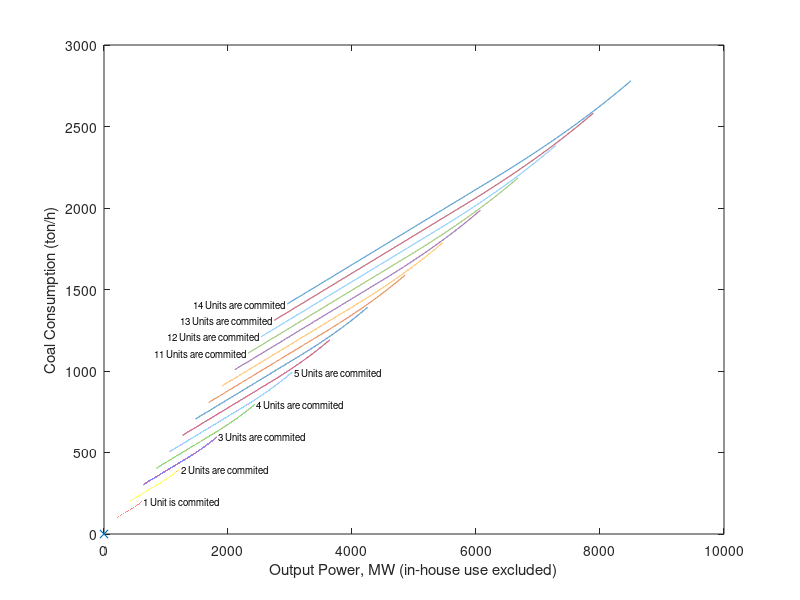

Recreate this plot in MATLAB. (Note: this script raises an error after producing the figure.)
clear
close all
clc
format compact

coal_nameplate = 660; % [MW]

coal_num = 14; % 14 units

dx = 10000;
u_coal_unit = linspace(0.4,1,dx) * coal_nameplate;
v_coal_unit = u_coal_unit-0.08*coal_nameplate;
f_coal_unit = (266*linspace(0.4,1,dx).^2 -507*linspace(0.4,1,dx) + 542).*linspace(0.4,1,dx)*coal_nameplate/1e3; % [ton/h]
u_min = min(u_coal_unit);
v_min = min(v_coal_unit);
f_min = min(f_coal_unit);


%% ========================================================================
% 211.2~8500.8MW -> round to 220-8500MW
v_range = 220:0.1:8500; % [1x82801]
u_table = nan*ones(coal_num, coal_num, length(v_range)); % [14 units]x[cmt]x[pwr range]
v_table = nan*ones(coal_num, coal_num, length(v_range)); % [14 units]x[cmt]x[pwr range]
f_table = nan*ones(coal_num, coal_num, length(v_range)); % [14 units]x[cmt]x[pwr range]
f_table_sum = nan*ones(coal_num, length(v_range)); % [cmt]x[pwr range]

% ====================
% No unit
figure(3); clf; hold on; box on; % Fuel consumption
plot(0, 0, 'x');
xlabel('Output Power, MW (in-house use excluded)');
ylabel('Coal Consumption (ton/h)');

% ====================
% One unit
n = 1;
u1_extended = interp1(v_coal_unit, u_coal_unit, v_range); % [1x24]
u_table(n,n,:) =  u1_extended;
v1_extended = interp1(v_coal_unit, v_coal_unit, v_range);
v_table(n,n,:) =  v1_extended;
f1_extended = interp1(v_coal_unit, f_coal_unit, v_range);
f_table(n,n,:) =  f1_extended;
f_table_sum(n,:) = f_table(n,n,:);
for nn = 2:coal_num
u_table(nn,n,:) =  0;
v_table(nn,n,:) =  0;
f_table(nn,n,:) =  0;
end

figure(3);
plot(v_coal_unit, f_coal_unit);
text(v_coal_unit(end), f_coal_unit(end), ' 1 Unit is commited', 'fontsize', 7);

% ====================
% Multiple units
tic;
for n = 2:coal_num
    v_long = v_coal_unit*n;

    u = ones(n,dx) * u_min;
    v = ones(n,dx) * v_min;
    f = ones(n,dx) * f_min;
    
    u_extended = zeros(n,n,dx);
    v_extended = zeros(n,n,dx);
    f_extended = zeros(n,n,dx);
    u_sum = zeros(n, dx);
    v_sum = zeros(n, dx);
    f_sum = zeros(n, dx);
    for cmt = 1:n
        u(cmt,:) = u_coal_unit;
        v(cmt,:) = v_coal_unit;
        f(cmt,:) = f_coal_unit;
        
        u_sum(cmt,:) = sum(u);
        v_sum(cmt,:) = sum(v);
        f_sum(cmt,:) = sum(f);
        for nn = 1:n
            u_extended(nn,cmt,:) = interp1(v_sum(cmt,:),u(nn,:),v_long);
            v_extended(nn,cmt,:) = interp1(v_sum(cmt,:),v(nn,:),v_long);
            f_extended(nn,cmt,:) = interp1(v_sum(cmt,:),f(nn,:),v_long);
        end
    end
    f_combined = squeeze(sum(f_extended));
    [value, id_row] = min(f_combined);
    opt_f_sum = value; % [1]x[dx]
    f_sum_extended = interp1(v_long, opt_f_sum, v_range);
    f_table_sum(n,:) = f_sum_extended;

    id_col = 1:length(id_row);
    id = sub2ind([n,dx], id_row, id_col);
    opt_u = zeros(n,dx);
    opt_v = zeros(n,dx);
    opt_f = zeros(n,dx);
    for nn = 1:n
        u1_extended = squeeze(u_extended(nn,:,:));
        opt_u(nn,:) = u1_extended(id);
        v1_extended = squeeze(v_extended(nn,:,:));
        opt_v(nn,:) = v1_extended(id);
        f1_extended = squeeze(f_extended(nn,:,:));
        opt_f(nn,:) = f1_extended(id);
        
        % Save opt solutions to tables
        u1_extended = interp1(v_long, opt_u(nn,:), v_range);
        u_table(nn,n,:) = u1_extended;
        v1_extended = interp1(v_long, opt_v(nn,:), v_range);
        v_table(nn,n,:) = v1_extended;
        f1_extended = interp1(v_long, opt_f(nn,:), v_range);
        f_table(nn,n,:) = f1_extended;
    end
    for nn = n+1:coal_num
        u_table(nn,n,:) = 0;
        v_table(nn,n,:) = 0;
        f_table(nn,n,:) = 0;
    end
    
    figure(3);
    plot(v_long, opt_f_sum);
    if n<11
    text(v_long(end), opt_f_sum(end), [' ', num2str(n), ' Units are commited'], 'fontsize', 7);
    else
    text(v_long(1), opt_f_sum(1), [' ', num2str(n), ' Units are commited '], 'fontsize', 7, 'horizontalalignment', 'right');
    end
    
    toc;
end
xlabel('Output Power, MW (in-house use excluded)');
ylabel('Coal Consumption (ton/h)');
my_gridline;

save('FourteenUnits', ...
     'v_range', ...
     'f_table', 'u_table', 'v_table', ...
     'f_table_sum');

% % ====================
% figure(1); clf;
% opt_u = flipud(opt_u);
% for nn = 1:n
%     subplot(n+1,1,nn);
%     plot(v_long, opt_u(nn,:));
%     ylim([0 700]);
%     set(gca, 'ytick', 0:350:700);
%     ylabel(['u', num2str(nn)]);
% end
% subplot(n+1,1,n+1);
% area(v_long, opt_u', 'edgecolor', 'none');
% ylim([0 4000]);


%% Double check 3-units result to be identical to solution_clean.m
% figure(2); clf;
% subplot(4,1,1); hold on; box on;
% plot(v_range, u_table(1,:,3), 'linewidth', 1); hold on;
% ylim([0 700]);
% ylabel('u1');
% 
% subplot(4,1,2); hold on; box on;
% plot(v_range, u_table(2,:,3), 'linewidth', 1); hold on;
% ylim([0 700]);
% ylabel('u2');
% 
% subplot(4,1,3); hold on; box on;
% plot(v_range, u_table(3,:,3), 'linewidth', 1); hold on;
% ylim([0 700]);
% ylabel('u3');
% 
% subplot(4,1,4); hold on; box on;
% ha = area(v_range, u_table(1:3,:,3)', 'edgecolor', 'none');
% set(ha(1), 'facec', [0.8 0.95 1], 'edgecolor', 'none');
% set(ha(2), 'facec', [1 0.8 0.8], 'edgecolor', 'none');
% set(ha(3), 'facec', [1 0.8 0], 'edgecolor', 'none');
% xlim([600 2000]);
% 
% load ThreeUnitsClean;
% subplot(4,1,3);
% plot(v_unique, opt_u1, '--'); hold on;
% subplot(4,1,2);
% plot(v_unique, opt_u2, '--'); hold on;
% subplot(4,1,1);
% plot(v_unique, opt_u3, '--'); hold on;

